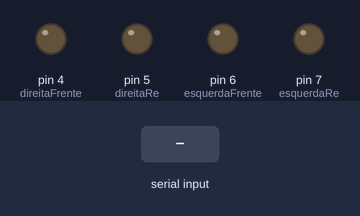
Recording of a sketch running on a simulated Arduino Uno, built with avr-gcc and run on an emulated ATmega328P. Shown: output pins drawn as LEDs (lit = HIGH). The inputs (shaded band) are chosen by the test bench.

Above: at 1.2 s.
1.3 s: "1" received over the second serial link
At 2.0 s:
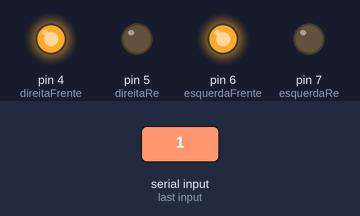
2.8 s: "2" received over the second serial link
At 3.1 s:
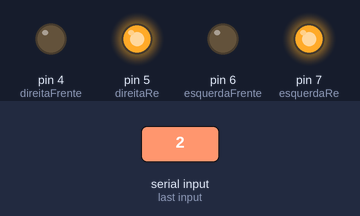
4.3 s: "3" received over the second serial link
At 5.5 s:
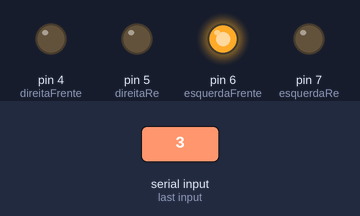
5.8 s: "4" received over the second serial link
At 6.6 s:
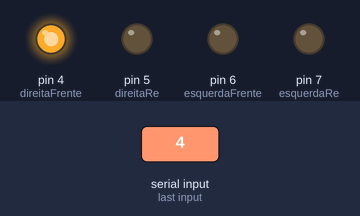
7.3 s: "0" received over the second serial link
At 7.8 s:
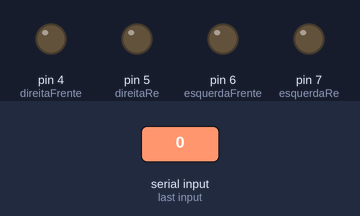
Timing chart, 0 to 9.8 s (numbered marks = the images above; inputs shaded):
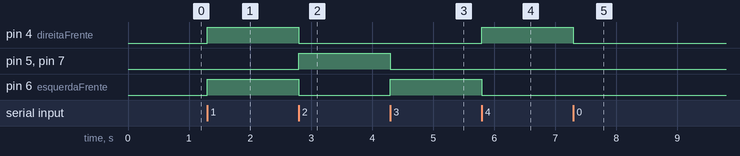

The sketch:

car.ino
```cpp
#include <SoftwareSerial.h>
SoftwareSerial bluetooth (8, 9);

int esquerdaFrente = 6;
int esquerdaRe = 7;
int direitaFrente = 4;
int direitaRe = 5;

char c;

void andarFrente();
void re();
void direita();
void esquerda();
void parar();

void setup() {
  pinMode(esquerdaFrente, OUTPUT);
  pinMode(esquerdaRe, OUTPUT);
  pinMode(direitaRe, OUTPUT);
  pinMode(direitaFrente, OUTPUT);

  bluetooth.begin(9600);
  //Serial.begin(9600);
}

void loop() {

  if (bluetooth.available() > 0) {
    c = bluetooth.read();

    switch (c) {
      case '1':
        andarFrente();
        break;

      case '2':
        re();
        break;

      case '3':
        direita();
        break;

      case '4':
        esquerda();
        break;

      case '0':
        parar();
        break;
    }
  }

}

void andarFrente() {
  digitalWrite(esquerdaFrente, HIGH);
  digitalWrite(esquerdaRe, LOW);

  digitalWrite(direitaFrente, HIGH);
  digitalWrite(direitaRe, LOW);
}

void re() {
  digitalWrite(esquerdaFrente, LOW);
  digitalWrite(esquerdaRe, HIGH);

  digitalWrite(direitaFrente, LOW);
  digitalWrite(direitaRe, HIGH);
}

void esquerda() {
  digitalWrite(direitaFrente, HIGH);
  digitalWrite(direitaRe, LOW);

  digitalWrite(esquerdaFrente, LOW);
  digitalWrite(esquerdaRe, LOW);
}

void direita() {
  digitalWrite(direitaFrente, LOW);
  digitalWrite(direitaRe, LOW);

  digitalWrite(esquerdaFrente, HIGH);
  digitalWrite(esquerdaRe, LOW);
}

void parar() {
  digitalWrite(direitaFrente, LOW);
  digitalWrite(direitaRe, LOW);

  digitalWrite(esquerdaFrente, LOW);
  digitalWrite(esquerdaRe, LOW);
}
```

Measured:
- after the input at 1.3 s, pin 4 (direitaFrente), pin 6 (esquerdaFrente): LOW → HIGH at once
- after the input at 2.8 s, pin 4 (direitaFrente), pin 6 (esquerdaFrente): HIGH → LOW at once; pin 5 (direitaRe), pin 7 (esquerdaRe): LOW → HIGH at once
- after the input at 4.3 s, pin 5 (direitaRe), pin 7 (esquerdaRe): HIGH → LOW at once; pin 6 (esquerdaFrente): LOW → HIGH at once
- after the input at 5.8 s, pin 4 (direitaFrente): LOW → HIGH at once; pin 6 (esquerdaFrente): HIGH → LOW at once
- after the input at 7.3 s, pin 4 (direitaFrente): HIGH → LOW at once
